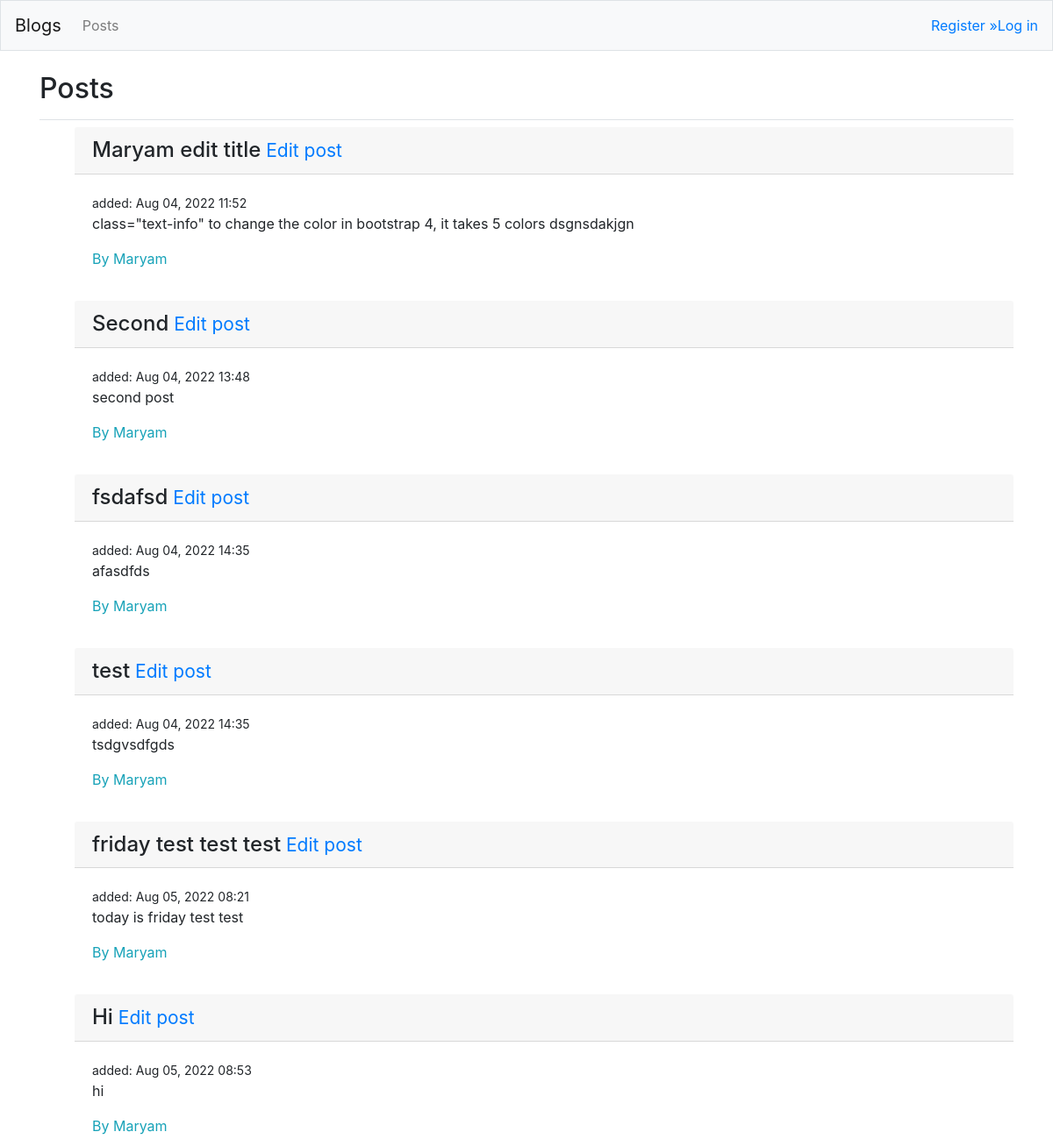
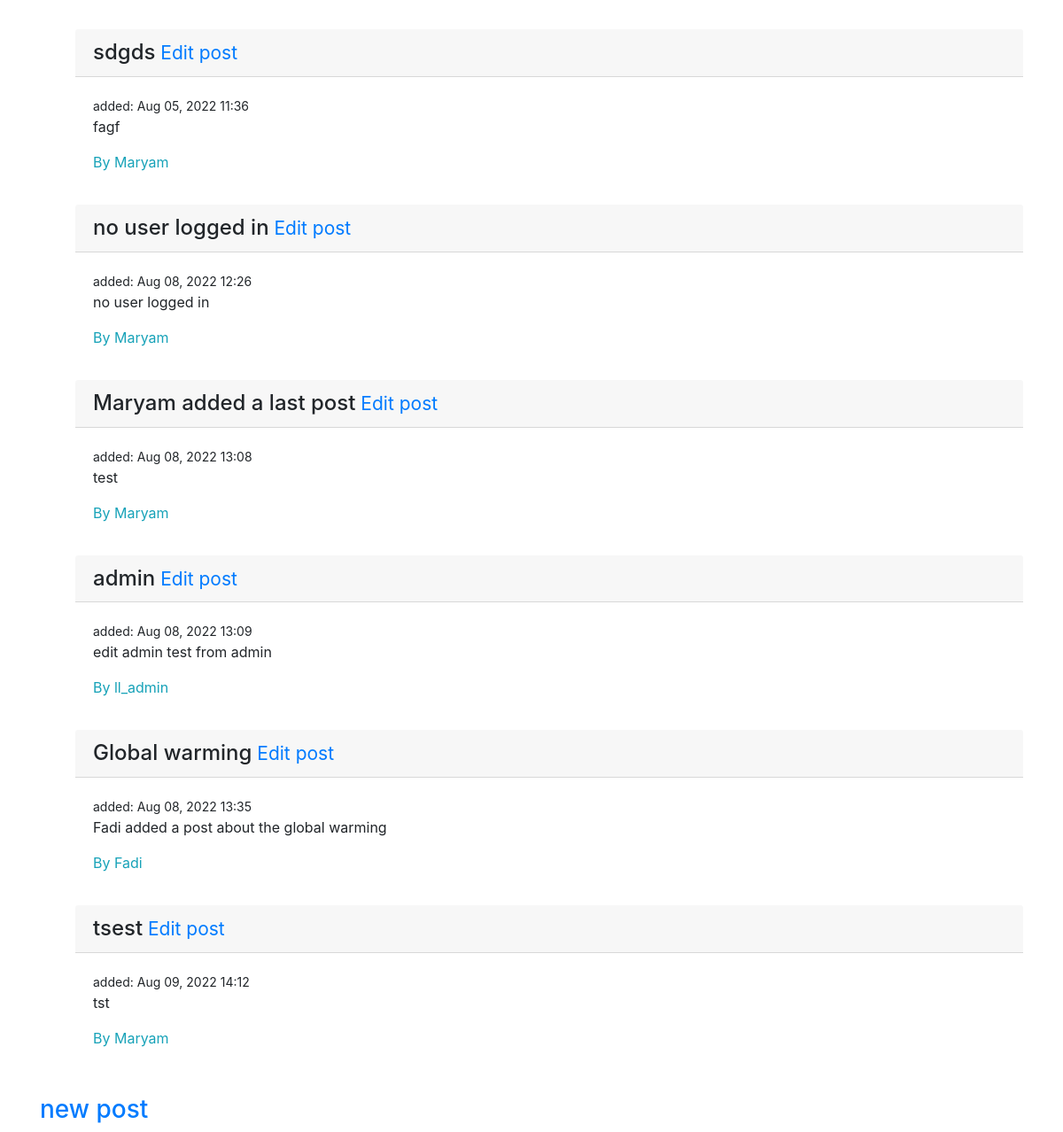
/posts/, run on the app's committed database (2 pictures, top to bottom).
### blogs/models.py (models this page shows)
class BlogPost(models.Model):
    title = models.CharField(max_length=200)
    text = models.CharField(max_length=200)
    date_added = models.DateTimeField(auto_now_add=True)
    author = models.ForeignKey(User, on_delete=models.CASCADE)
    def __str__(self):
        return self.title

### blogs/views.py (the view)
# urls.py: path('posts/',views.posts, name='posts'),
def posts(request):
    posts = BlogPost.objects.order_by('date_added')
    author = posts.order_by('-date_added')
    context = {'posts':posts,'author':author}
    return render(request, 'blogs/posts.html', context)

### blogs/templates/blogs/posts.html
{% extends "blogs/base.html" %}
{% load bootstrap4 %}
{% block page_header %}
<h2>Posts</h2>
{% endblock page_header %}
{% block content %}
<ul>
    {% for post in posts %}
    <div class="card_mb_3">
        <h4 class="card-header">
            {{post}}<small><a href="{% url 'blogs:edit_post' post.id %}"> Edit post</a></small></h4>
            <div class="card-body">
                <small>added: {{ post.date_added|date:'M d, Y H:i' }}</small>
                <p>{{post.text}}</p>
                <p class="text-info">By {{post.author}}</p>
            </div>
        </div>
        {% empty %}
        <li>No posts have been added yet.</li>
        {% endfor %}
    </ul>
    <h3><a href="{% url 'blogs:new_post' %}"> new post</a></h3>
    {% endblock content %}

### data on the page
BlogPost: title "Maryam edit title", date_added "Aug 04, 2022 11:52", text "class=\"text-info\" to change the color in bootstrap 4, it takes 5 colors dsgnsdakjgn", author "Maryam"
BlogPost: title "Second", date_added "Aug 04, 2022 13:48", text "second post", author "Maryam"
BlogPost: title "fsdafsd", date_added "Aug 04, 2022 14:35", text "afasdfds", author "Maryam"
BlogPost: title "test", date_added "Aug 04, 2022 14:35", text "tsdgvsdfgds", author "Maryam"
BlogPost: title "friday test test test", date_added "Aug 05, 2022 08:21", text "today is friday test test", author "Maryam"
BlogPost: title "Hi", date_added "Aug 05, 2022 08:53", text "hi", author "Maryam"
BlogPost: title "sdgds", date_added "Aug 05, 2022 11:36", text "fagf", author "Maryam"
BlogPost: title "no user logged in", date_added "Aug 08, 2022 12:26", text "no user logged in", author "Maryam"
BlogPost: title "Maryam added a last post", date_added "Aug 08, 2022 13:08", text "test", author "Maryam"
BlogPost: title "admin", date_added "Aug 08, 2022 13:09", text "edit admin test from admin", author "ll_admin"
BlogPost: title "Global warming", date_added "Aug 08, 2022 13:35", text "Fadi added a post about the global warming", author "Fadi"
BlogPost: title "tsest", date_added "Aug 09, 2022 14:12", text "tst", author "Maryam"
